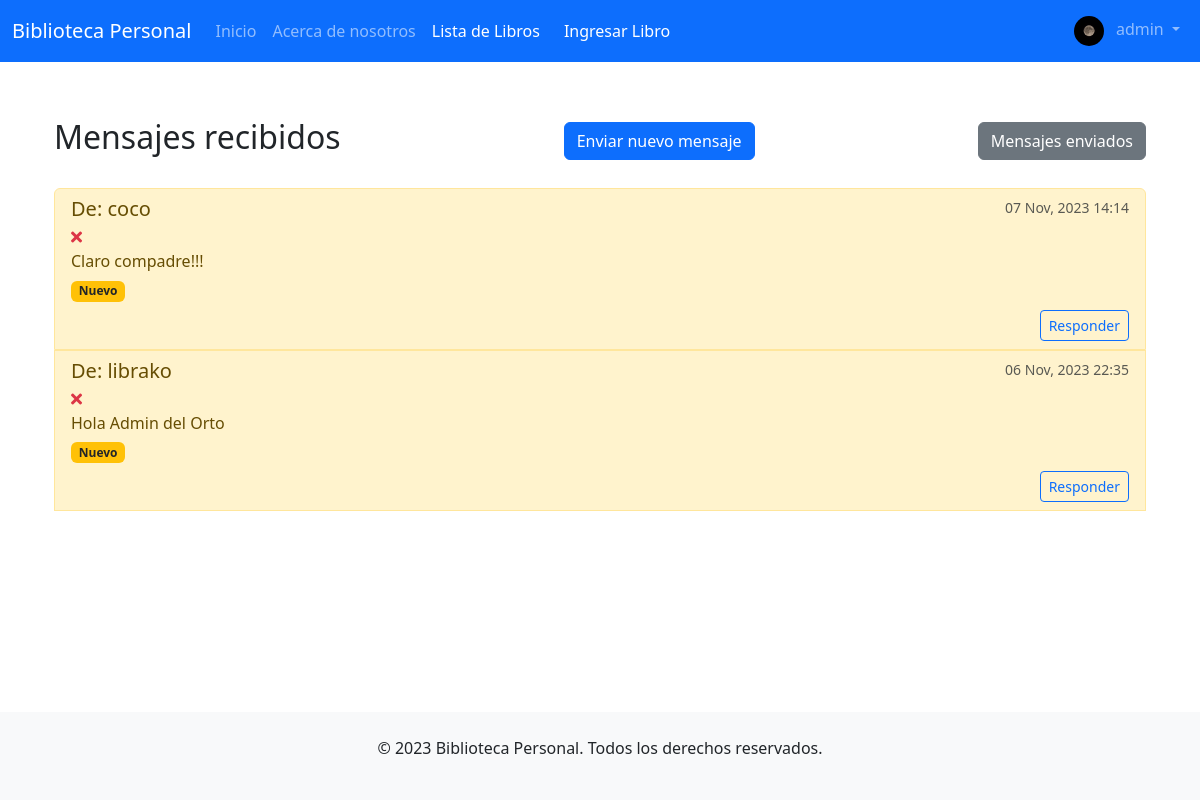
Page /mensajes/bandeja_entrada/ (signed in) on the committed database.
### usuarios/models.py (models this page shows)
class UserProfile(models.Model):
    user = models.OneToOneField(User, on_delete=models.CASCADE)
    profile_image = models.ImageField(upload_to='profile_images/', null=True, blank=True)
    bio = RichTextField(blank=True, null=True)

### mensajeria/models.py (models this page shows, shortened)
class Mensaje(models.Model):
    emisor = models.ForeignKey(User, related_name='mensajes_enviados', on_delete=models.CASCADE)
    receptor = models.ForeignKey(User, related_name='mensajes_recibidos', on_delete=models.CASCADE)
    contenido = models.TextField()
    fecha_enviado = models.DateTimeField(auto_now_add=True)
    leido = models.BooleanField(default=False)
    mensaje_original = models.ForeignKey('self', null=True, blank=True, on_delete=models.SET_NULL, related_name='respuestas')

### mensajeria/views.py (the view)
# urls.py: path('bandeja_entrada/', views.bandeja_entrada, name='bandeja_entrada'),
@login_required
def bandeja_entrada(request):
    mensajes_recibidos = Mensaje.objects.filter(receptor=request.user).order_by('-fecha_enviado')
    form = MensajeForm()
    return render(request, 'mensajeria/bandeja_entrada.html', {'mensajes': mensajes_recibidos, 'form': form})

### mensajeria/templates/mensajeria/bandeja_entrada.html (shortened to what this page needs)
{% extends "inicio/homepage.html" %} {% block content %}
<div class="container mt-5 mb-5">
  <div class="d-flex justify-content-between align-items-center">
    <h2>Mensajes recibidos</h2>
    <button
      type="button"
      class="btn btn-primary"
      data-bs-toggle="modal"
      data-bs-target="#enviarMensajeModal"
    >
      Enviar nuevo mensaje
    </button>
    <a href="{% url 'mensajes_enviados' %}" class="btn btn-secondary">
      Mensajes enviados
    </a>
  </div>
  {% if mensajes %}
  <ul class="list-group mt-4">
    {% for mensaje in mensajes %}
    <li
      class="list-group-item {% if not mensaje.leido %}list-group-item-warning{% endif %}"
    >
      <div class="d-flex w-100 justify-content-between">
        <h5 class="mb-1">De: {{ mensaje.emisor.username }}</h5>
        <small class="text-muted"
          >{{ mensaje.fecha_enviado|date:"d M, Y H:i" }}</small
        >
      </div>
      <div class="d-flex align-items-center">
        <a
          href="{% url 'eliminar_mensaje' mensaje.id %}"
          class="text-danger mr-2"
          title="Eliminar mensaje"
        >
          <i class="fas fa-times"></i>
        </a>
      </div>
      <p class="mb-1">{{ mensaje.contenido|truncatewords:20 }}</p>
      {% if not mensaje.leido %}
      <span class="badge bg-warning text-dark">Nuevo</span>
      {% endif %}
      <div class="mt-2 d-flex justify-content-end">
        {% if mensaje.emisor %}
        <button
          type="button"
          class="btn btn-sm btn-outline-primary"
          data-bs-toggle="modal"
          data-bs-target="#responderMensajeModal-{{ mensaje.id }}"
        >
          Responder
        </button>
        {% else %}
        <small class="text-muted"
          >El usuario no existe o ha desactivado su cuenta.</small
        >
        {% endif %}
      </div>
    </li>
    {% endfor %}
  </ul>
  {% else %}
  <div class="alert alert-info mt-3">Todavía no tienes ningún mensaje.</div>
  {% endif %}
</div>
{% endblock %}

### inicio/templates/inicio/homepage.html (shortened to what this page needs)
{% load static %}
<!DOCTYPE html>
<html lang="en">
  <head>
    <link rel="stylesheet" href="{% static 'css/bootstrap.min.css' %}" />
    <link
      rel="stylesheet"
      type="text/css"
      href="{% static 'css/custom.css' %}"
    />
    <link
      rel="stylesheet"
      href="https://cdnjs.cloudflare.com/ajax/libs/font-awesome/5.15.3/css/all.min.css"
    />
  </head>
  <body class="d-flex flex-column vh-100">
    <nav class="navbar navbar-expand-lg navbar-dark bg-primary">
      <div class="container-fluid">
        <a class="navbar-brand" href="{% url 'homepage' %}"
          >Biblioteca Personal</a
        >
        <div class="collapse navbar-collapse" id="navbarNav">
          <ul class="navbar-nav">
            <li class="nav-item">
              <a class="nav-link" href="{% url 'homepage' %}">Inicio</a>
            </li>
            <li class="nav-item">
              <a class="nav-link" href="{% url 'about' %}"
                >Acerca de nosotros</a
              >
            </li>
            {% if user.is_authenticated %}
            <li class="nav-item">
              <a
                class="nav-link btn btn-success text-white me-2"
                href="{% url 'lista_libros' %}"
                >Lista de Libros</a
              >
            </li>
            <li class="nav-item">
              <a
                class="nav-link btn btn-success text-white me-2"
                href="{% url 'ingresar_libro' %}"
                >Ingresar Libro</a
              >
            </li>
            {% endif %}
          </ul>
          <ul class="navbar-nav ms-auto">
            {% if user.is_authenticated %}
            <li class="nav-item dropdown">
              <a
                class="nav-link dropdown-toggle"
                href="#"
                id="navbarDropdown"
                role="button"
                data-bs-toggle="dropdown"
                aria-expanded="false"
              >
                {% if user.userprofile.profile_image %}
                <img
                  src="{{ user.userprofile.profile_image.url }}"
                  class="rounded-circle me-2"
                  width="30"
                  height="30"
                  alt="{{ user.username }}"
                />
                {% endif %} {{ user.username }}
              </a>
            </li>
            {% endif %}
          </ul>
        </div>
      </div>
    </nav>
    <main class="container my-2 flex-grow-1">
       {% block content %}{% endblock %}
    </main>
    <footer class="bg-light py-4 mt-auto">
      <div class="container text-center">
        <p>&copy; 2023 Biblioteca Personal. Todos los derechos reservados.</p>
      </div>
    </footer>
  </body>
</html>

### static/css/custom.css (style rules this page uses)
.navbar { margin-bottom: 0; }
.navbar-nav.ml-auto, .navbar-nav, .navbar-end { display: flex; align-items: center; }
.navbar { z-index: 1050; / }

### rows in the picture
Mensaje: emisor.username "coco", fecha_enviado "07 Nov, 2023 14:14", contenido "Claro compadre!!!", leido "Nuevo"
Mensaje: emisor.username "librako", fecha_enviado "06 Nov, 2023 22:35", contenido "Hola Admin del Orto", leido "Nuevo"

### other values in the picture
{{ user.username }} "admin"
